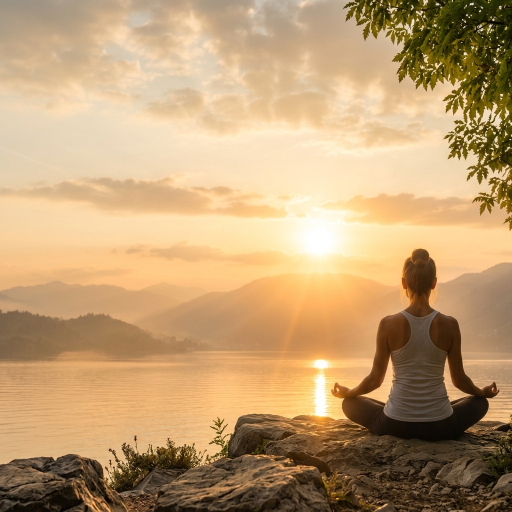
#> input picture frontend/public/images/expanded_lake_4_3.png, 1024 x 1024 px, given in place of shiva_1477_720_1785666502828.png, which was not available (shown at 1/2 size)
$ python stretch.py
#> lines starting #> are read from the running program, lines starting #| are printed output that depends on the picture; pictures that were not available may be replaced by others from this repository, and a replacement may not be noted
from PIL import Image
import os

# Load the generated 1024x1024 image
img_path = r"C:\Users\Aditya\.gemini\antigravity-ide\brain\56114736-8486-412d-88eb-fdc34037abbd\shiva_1477_720_1785666502828.png"
img = Image.open(img_path).convert("RGB")
#> img is the input picture: PIL image 1024x1024 RGB; mean R, G, B 191.1, 158, 115.6

target_w, target_h = 1477, 720

# Resize image to match the target height (720x720) so no vertical cropping occurs
img_resized = img.resize((720, 720), Image.Resampling.LANCZOS)
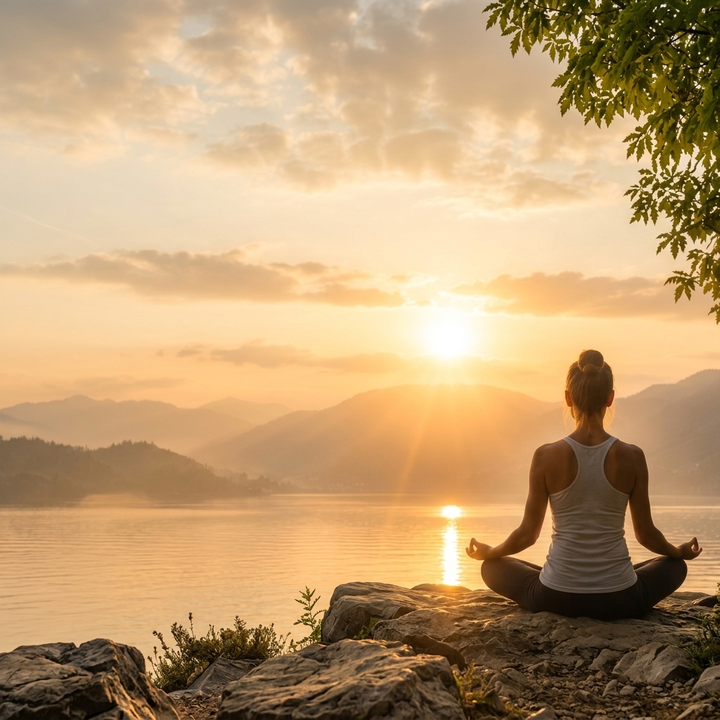
#> img_resized: PIL image 720x720 RGB; mean R, G, B 191.1, 158, 115.6

# Create the final canvas
final = Image.new("RGB", (target_w, target_h))
#> final: PIL image 1477x720 RGB; every value is 0

# Calculate side padding
pad_left = (target_w - 720) // 2
pad_right = target_w - 720 - pad_left

# Stretch the 1-pixel outermost edge horizontally to create a smooth, seamless background extension
left_strip = img_resized.crop((0, 0, 1, 720)).resize((pad_left, 720))
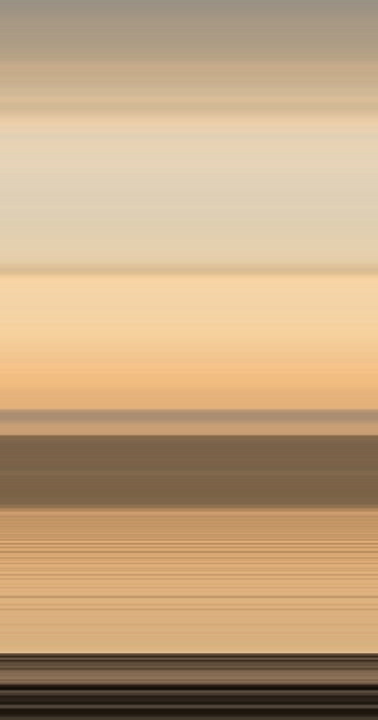
#> left_strip: PIL image 378x720 RGB; mean R, G, B 194.1, 164.4, 128.3
right_strip = img_resized.crop((719, 0, 720, 720)).resize((pad_right, 720))
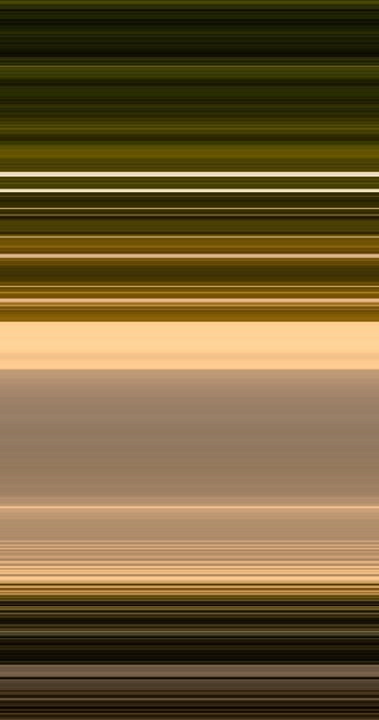
#> right_strip: PIL image 379x720 RGB; mean R, G, B 114.3, 93.1, 52.9

# Paste the seamless backgrounds and the center image
final.paste(left_strip, (0, 0))
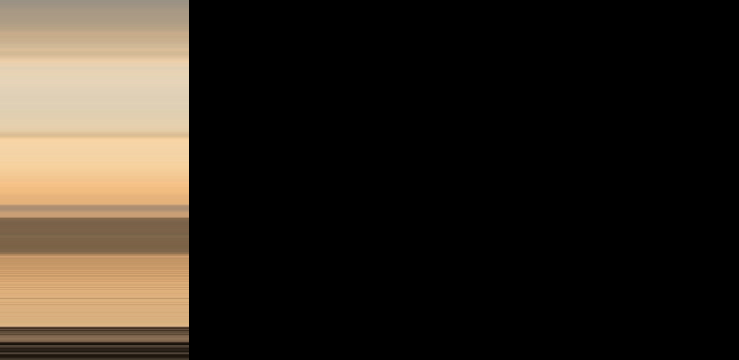
#> final: PIL image 1477x720 RGB (shown at 1/2 size); mean R, G, B 49.7, 42.1, 32.8
final.paste(img_resized, (pad_left, 0))
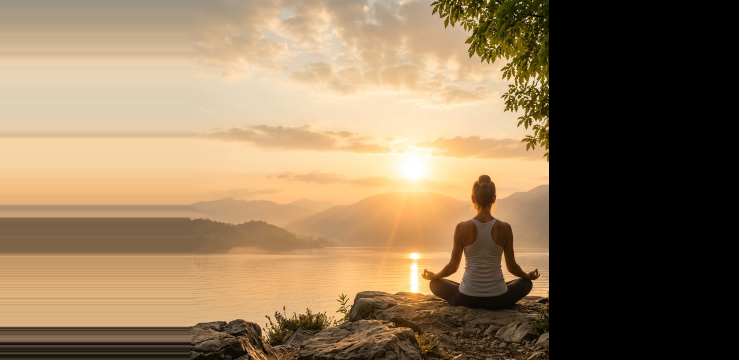
#> final: PIL image 1477x720 RGB (shown at 1/2 size); mean R, G, B 142.8, 119.1, 89.2
final.paste(right_strip, (pad_left + 720, 0))
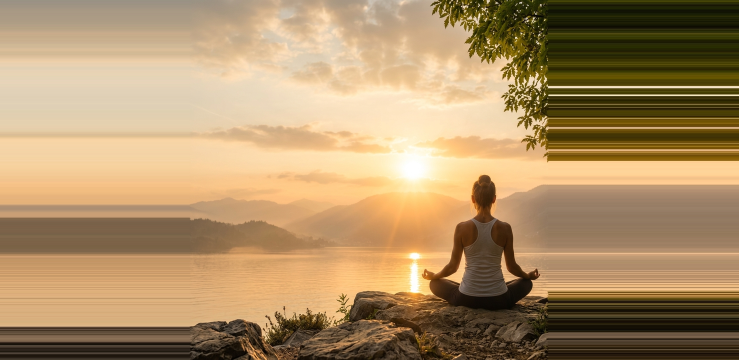
#> final: PIL image 1477x720 RGB (shown at 1/2 size); mean R, G, B 172.2, 143, 102.8

# Save directly overwriting the user's file
out_path = r"c:\Dhyan-app-claude\frontend\public\images\image.png"
final.save(out_path)
print(f"Successfully generated and formatted image to exactly {target_w}x{target_h}.")
